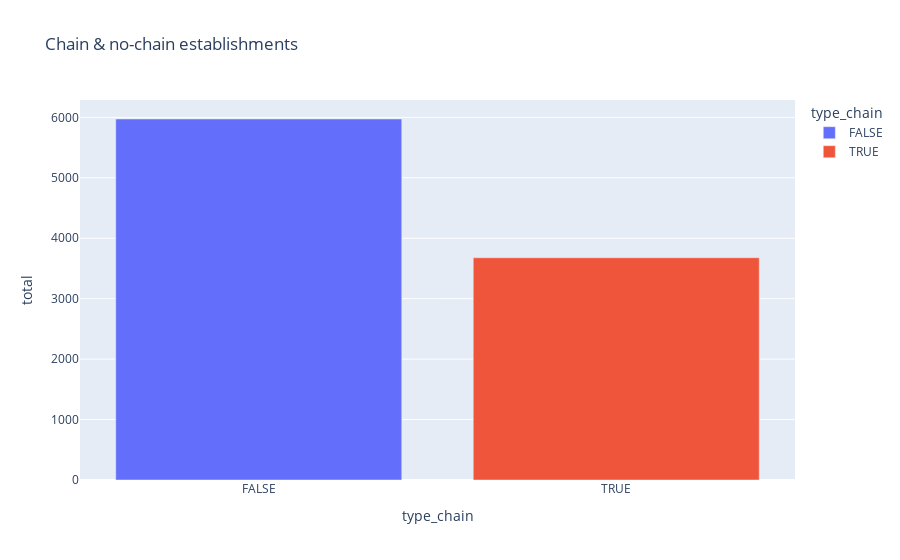

The notebook cell this image was saved under:
### Code cell
fig=px.bar(chain,x='type_chain',y='total',color='type_chain',title='Chain & no-chain establishments',\
           labels={'x':'No-chain & chain','y':'count'})
fig.show()

### Figure 1 — Plotly figure (JSON) as saved in the notebook; plotly's stock layout.template omitted (floating-point values rounded to 4 significant figures)
{"data": [{"alignmentgroup": "True", "hovertemplate": "type_chain=%{x}<br>total=%{y}<extra></extra>", "legendgroup": "FALSE", "marker": {"color": "#636efa"}, "name": "FALSE", "offsetgroup": "FALSE", "orientation": "v", "showlegend": true, "textposition": "auto", "type": "bar", "x": ["FALSE"], "xaxis": "x", "y": [5973], "yaxis": "y"}, {"alignmentgroup": "True", "hovertemplate": "type_chain=%{x}<br>total=%{y}<extra></extra>", "legendgroup": "TRUE", "marker": {"color": "#EF553B"}, "name": "TRUE", "offsetgroup": "TRUE", "orientation": "v", "showlegend": true, "textposition": "auto", "type": "bar", "x": ["TRUE"], "xaxis": "x", "y": [3678], "yaxis": "y"}], "layout": {"barmode": "relative", "legend": {"title": {"text": "type_chain"}, "tracegroupgap": 0}, "title": {"text": "Chain & no-chain establishments"}, "xaxis": {"anchor": "y", "categoryarray": ["FALSE", "TRUE"], "categoryorder": "array", "domain": [0, 1], "title": {"text": "type_chain"}}, "yaxis": {"anchor": "x", "domain": [0, 1], "title": {"text": "total"}}}}
